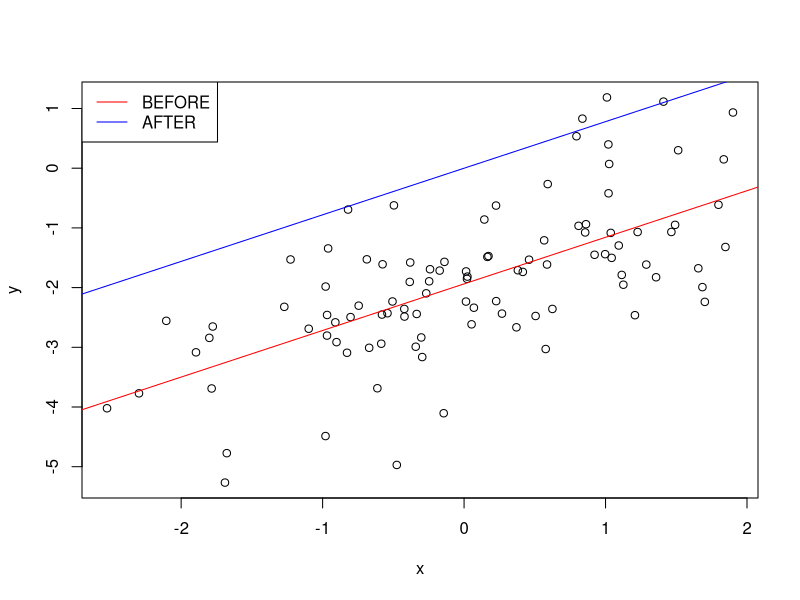

Recreate this plot in R.
min.sq = function(x, y){
  x.bar = mean(x) 
  y.bar = mean(y)
  beta.1 = sum((x - x.bar)*(y-y.bar))/sum((x - x.bar)^2)
  beta.0 = y.bar - beta.1*x.bar
  return(list(a = beta.0, b = beta.1))
}

a = rnorm(1)
b = rnorm(1)
N = 100
x = rnorm(N)
y = a*x + b + rnorm(N)

plot(x, y)
abline(min.sq(x, y)$a, min.sq(x, y)$b, col = "red")

x = x - mean(x)
y = y - mean(y)

abline(min.sq(x, y)$a, min.sq(x, y)$b, col = "blue")

legend("topleft", c("BEFORE", "AFTER"), lty = 1, col = c("red", "blue"))
